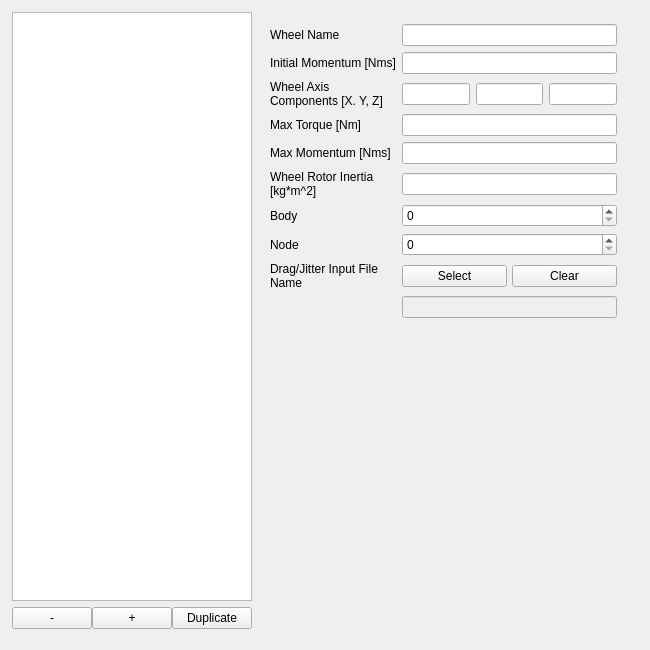
          <widget class="QWidget" name="wheel">
           <attribute name="title">
            <string>Wheel</string>
           </attribute>
           <widget class="QWidget" name="horizontalLayoutWidget_10">
            <property name="geometry">
             <rect>
              <x>0</x>
              <y>0</y>
              <width>641</width>
              <height>641</height>
             </rect>
            </property>
            <layout class="QHBoxLayout" name="horizontalLayout_70" stretch="1,3">
             <property name="leftMargin">
              <number>12</number>
             </property>
             <property name="topMargin">
              <number>12</number>
             </property>
             <property name="rightMargin">
              <number>12</number>
             </property>
             <property name="bottomMargin">
              <number>12</number>
             </property>
             <item>
              <layout class="QVBoxLayout" name="verticalLayout_6">
               <item>
                <layout class="QVBoxLayout" name="verticalLayout_7">
                 <item>
                  <widget class="QListWidget" name="spc_cur_wheel_list">
                   <property name="sizePolicy">
                    <sizepolicy hsizetype="Maximum" vsizetype="Expanding">
                     <horstretch>0</horstretch>
                     <verstretch>0</verstretch>
                    </sizepolicy>
                   </property>
                   <property name="maximumSize">
                    <size>
                     <width>300</width>
                     <height>16777215</height>
                    </size>
                   </property>
                  </widget>
                 </item>
                 <item>
                  <layout class="QHBoxLayout" name="horizontalLayout_33">
                   <property name="spacing">
                    <number>0</number>
                   </property>
                   <item>
                    <widget class="QPushButton" name="spc_cur_wheel_remove">
                     <property name="text">
                      <string>-</string>
                     </property>
                    </widget>
                   </item>
                   <item>
                    <widget class="QPushButton" name="spc_cur_wheel_add">
                     <property name="text">
                      <string>+</string>
                     </property>
                    </widget>
                   </item>
                   <item>
                    <widget class="QPushButton" name="spc_cur_wheel_duplicate">
                     <property name="text">
                      <string>Duplicate</string>
                     </property>
                    </widget>
                   </item>
                  </layout>
                 </item>
                </layout>
               </item>
              </layout>
             </item>
             <item>
              <layout class="QGridLayout" name="gridLayout_6">
               <property name="leftMargin">
                <number>12</number>
               </property>
               <property name="topMargin">
                <number>12</number>
               </property>
               <property name="rightMargin">
                <number>12</number>
               </property>
               <property name="bottomMargin">
                <number>12</number>
               </property>
               <item row="0" column="0">
                <widget class="QLabel" name="label_14">
                 <property name="text">
                  <string>Wheel Name</string>
                 </property>
                </widget>
               </item>
               <item row="2" column="0">
                <widget class="QLabel" name="label_48">
                 <property name="text">
                  <string>Wheel Axis Components [X. Y, Z]</string>
                 </property>
                 <property name="wordWrap">
                  <bool>true</bool>
                 </property>
                </widget>
               </item>
               <item row="1" column="0">
                <widget class="QLabel" name="label_47">
                 <property name="text">
                  <string>Initial Momentum [Nms]</string>
                 </property>
                </widget>
               </item>
               <item row="5" column="1">
                <widget class="QLineEdit" name="spc_cur_wheel_inertia"/>
               </item>
               <item row="7" column="0">
                <widget class="QLabel" name="label_53">
                 <property name="text">
                  <string>Node</string>
                 </property>
                </widget>
               </item>
               <item row="3" column="1">
                <widget class="QLineEdit" name="spc_cur_wheel_maxtrq"/>
               </item>
               <item row="8" column="1">
                <layout class="QHBoxLayout" name="horizontalLayout_35">
                 <property name="spacing">
                  <number>5</number>
                 </property>
                 <item>
                  <widget class="QPushButton" name="spc_cur_whel_drjit_select">
                   <property name="text">
                    <string>Select</string>
                   </property>
                  </widget>
                 </item>
                 <item>
                  <widget class="QPushButton" name="pushButton_2">
                   <property name="text">
                    <string>Clear</string>
                   </property>
                  </widget>
                 </item>
                </layout>
               </item>
               <item row="10" column="0">
                <spacer name="verticalSpacer_3">
                 <property name="orientation">
                  <enum>Qt::Vertical</enum>
                 </property>
                 <property name="sizeHint" stdset="0">
                  <size>
                   <width>20</width>
                   <height>40</height>
                  </size>
                 </property>
                </spacer>
               </item>
               <item row="1" column="1">
                <widget class="QLineEdit" name="spc_cur_wheel_initmom"/>
               </item>
               <item row="3" column="0">
                <widget class="QLabel" name="label_49">
                 <property name="text">
                  <string>Max Torque [Nm]</string>
                 </property>
                </widget>
               </item>
               <item row="6" column="0">
                <widget class="QLabel" name="label_52">
                 <property name="text">
                  <string>Body</string>
                 </property>
                </widget>
               </item>
               <item row="6" column="1">
                <widget class="QSpinBox" name="spc_cur_wheel_body"/>
               </item>
               <item row="4" column="1">
                <widget class="QLineEdit" name="spc_cur_wheel_maxmom"/>
               </item>
               <item row="7" column="1">
                <widget class="QSpinBox" name="spc_cur_wheel_node"/>
               </item>
               <item row="0" column="1">
                <widget class="QLineEdit" name="spc_cur_wheel_name"/>
               </item>
               <item row="2" column="1">
                <layout class="QHBoxLayout" name="horizontalLayout_34">
                 <item>
                  <widget class="QLineEdit" name="spc_cur_wheel_axis_1"/>
                 </item>
                 <item>
                  <widget class="QLineEdit" name="spc_cur_wheel_axis_2"/>
                 </item>
                 <item>
                  <widget class="QLineEdit" name="spc_cur_wheel_axis_3"/>
                 </item>
                </layout>
               </item>
               <item row="4" column="0">
                <widget class="QLabel" name="label_50">
                 <property name="text">
                  <string>Max Momentum [Nms]</string>
                 </property>
                </widget>
               </item>
               <item row="8" column="0">
                <widget class="QLabel" name="label_54">
                 <property name="text">
                  <string>Drag/Jitter Input File Name</string>
                 </property>
                 <property name="wordWrap">
                  <bool>true</bool>
                 </property>
                </widget>
               </item>
               <item row="5" column="0">
                <widget class="QLabel" name="label_51">
                 <property name="text">
                  <string>Wheel Rotor Inertia [kg*m^2]</string>
                 </property>
                 <property name="wordWrap">
                  <bool>true</bool>
                 </property>
                </widget>
               </item>
               <item row="9" column="1">
                <widget class="QLineEdit" name="spc_cur_wheel_drjit_file">
                 <property name="enabled">
                  <bool>false</bool>
                 </property>
                </widget>
               </item>
              </layout>
             </item>
            </layout>
           </widget>
          </widget>
